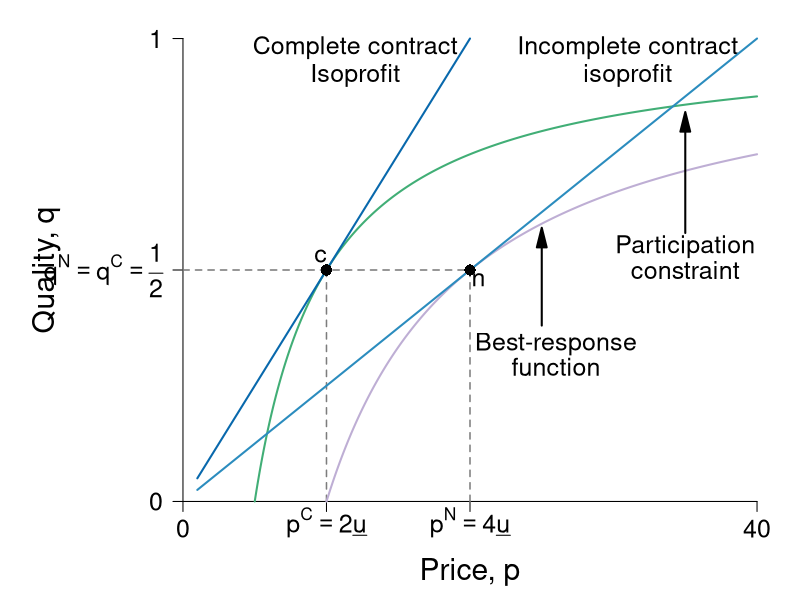

This figure's R source:
require(ggplot2)
require(shape)
pdf(file = "information_power/information_icc_pc.pdf", width = 9, height = 7)

#Set parameters for graphics
axislabelsize <- 1.8
labelsize <- 1.5
namesize <- 1.8
annotatesize <- 1.5
graphlinewidth <- 2
segmentlinewidth <- 1.5

COL <- c("#7fc97f", "#beaed4", "#fdc086", "#ffff99", "#386cb0", "#f0027f", "#bf5b17", "#666666")
COLA <- c("#e0f3db", "#99d8c9","#66c2a4","#41ae76", "#238b45", "#005824")
COLB <- c("#c6dbef", "#4eb3d3", "#2b8cbe", "#0868ac","#084081")
COLC <- c("#fcfbfd", "#efedf5", "#dadaeb", "#bcbddc", "#9e9ac8", "#807dba", "#6a51a3", "#54278f", "#3f007d")
grays <- gray.colors(25, start = 1, end = 0)

isov <- function(p, delta = 5) {
  (p - delta)/p
}

brfFn <- function(p, delta = 5) {
  1 - (2 * delta) /p
}

solowCondition <- function(p, delta = 5){
  (p*(1/(8*delta)))
}

par(mar =  c(4, 8, 1, 1))
xlims <- c(0, 40)
ylims <- c(0, 1)


plot(0, 0, xlim = xlims, ylim = ylims, type = "n",
     xlab = expression(paste("")),
     ylab = expression(paste("")),
     xaxt = "n", yaxt = "n", cex.lab = axislabelsize, bty = "n")

mtext(expression(paste("Price, ", p)), side = 1, line = 2.5, cex = axislabelsize)
text(-9.5, 0.5*ylims[2], expression(paste("Quality, ", q)), xpd = TRUE, cex = axislabelsize, srt = 90) 


npts <- 500 
npts2 <- 501
#Specify the sequences of points for graphing. 
xx1 <- seq(10, xlims[2], length.out = npts)
xx2 <- seq(1, xlims[2], length.out = npts)
xx0 <- seq(5, xlims[2], length.out = npts)

#Customize ticks and labels for the plot
ticksy <- c(0, 0.5, 1)
ylabels <- c(0, expression(paste(q^N == q^C, phantom() == frac(1,2))), 1)
ticksx <- c(0, 10, 20, 40)
xlabels <- c(0, expression(paste(p^C == 2*underline("u"))), expression(p^N == paste(4*underline("u"))), 40)
axis(1, at = ticksx, pos = 0, labels = xlabels, cex.axis = labelsize)
axis(2, at = ticksy, pos = 0, labels = ylabels, las = 1, cex.axis = labelsize)

#Annotation of the three graphs and the NE
text(31, 0.98, expression(paste("Incomplete contract")), cex = annotatesize)
text(31, 0.92, expression(paste("isoprofit")), cex = annotatesize)
#text(31, 0.85, expression(paste(q == frac(p, 8*underline("u")))), cex = annotatesize)
text(26, 0.34, expression(paste("Best-response")), cex = annotatesize)
text(26, 0.29, expression(paste("function")), cex = annotatesize)
#text(25, 0.21, expression(paste(q == 1 - frac(2*underline("u"), p))), cex = annotatesize)
Arrows(25, 0.38, 25, 0.57, col = "black", lty = 1, lwd = 2, arr.type = "triangle")


# text(16, 0.57, expression(paste("Nash")), cex = annotatesize)
# text(16, 0.52, expression(paste("equilibrium")), cex = annotatesize)
text(20.6, 0.48, expression(paste("n")), cex = annotatesize)


text(12, 0.98, expression(paste("Complete contract")), cex = annotatesize)
text(12, 0.92, expression(paste("Isoprofit")), cex = annotatesize)
#text(12, 0.85, expression(paste(q == frac(p, 4*underline("u")))), cex = annotatesize)
text(35, 0.55, expression(paste("Participation")), cex = annotatesize)
text(35, 0.5, expression(paste("constraint")), cex = annotatesize)
#text(35, 0.42, expression(paste(q == 1 - frac(underline("u"), p))), cex = annotatesize)


#Lines for the coordinates of the Nash equilbrium
segments(20, 0, 20, 0.5, lty = 2, col = grays[20], lwd = segmentlinewidth)
segments(0, 0.5, 20, 0.5, lty = 2, col = grays[20], lwd = segmentlinewidth)
segments(10, 0, 10, 0.5, lty = 2, col = grays[20], lwd = segmentlinewidth)

#Draw the lines for the graphs
lines(xx0, isov(xx0, delta = 5), col = COLA[4], lwd = graphlinewidth)
lines(xx1, brfFn(xx1), col = COL[2], lwd = graphlinewidth)
lines(xx2, solowCondition(xx2, delta = 5), col = COLB[3], lwd = graphlinewidth)

#Add a point for the NE
points(20, 0.5, pch = 16, col = "black", cex = 1.5)

#Add a ray and a point for c  
segments(1, 0.05, 20, 1, lty = 1, lwd = graphlinewidth, col = COLB[4])
points(10, 0.5, pch = 16, col = "black", cex = 1.5)
text(9.6, 0.53, expression(paste("c")), cex = annotatesize)

Arrows(35, 0.58, 35, 0.82, col = "black", lty = 1, lwd = 2, arr.type = "triangle")


dev.off()
